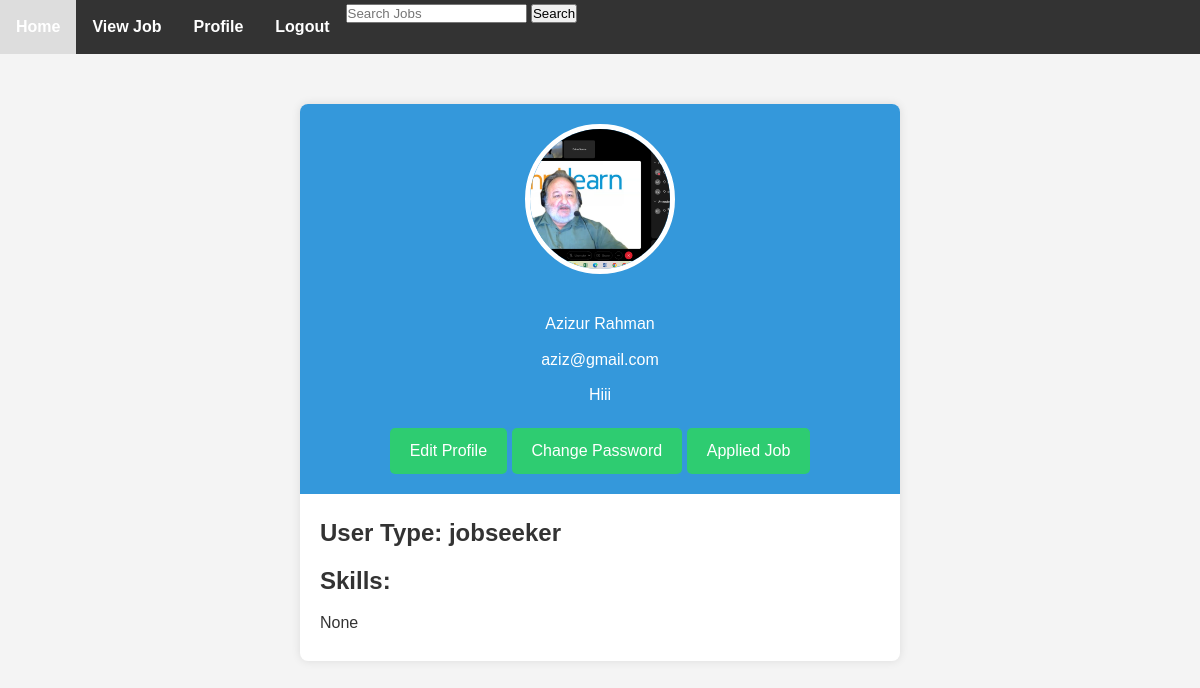
The page /ProfilePage/ (signed in) on the database its author committed.
### myApp/models.py (models this page shows, shortened)
class Custom_User(AbstractUser):
    USER=[
        ('recruiter','Recruiter'),('jobseeker','JobSeeker')
    ]
    display_name=models.CharField(max_length=100)
    email=models.EmailField(unique=True)
    password=models.CharField(max_length=100)
    confirm_password=models.CharField(max_length=100)
    user_type=models.CharField(choices=USER,max_length=120)
    profile_pic=models.ImageField(upload_to="media/profile_pic",null=True)
    about= models.TextField(max_length=10000,null=True)

class JobSeekerProfile(models.Model):
    user = models.OneToOneField(Custom_User,on_delete=models.CASCADE,null=True, related_name='jobseekerprofile')
    skills=models.CharField(max_length=100,null=True)

### myProject/views.py (the view)
# urls.py: path('ProfilePage/',ProfilePage,name='ProfilePage'),
@login_required
def ProfilePage(request):
    user=request.user
    context = {
        'user': user
    }
    return render(request, 'profile.html', context)

### Template/profile.html (shortened to what this page needs)
{% extends "dashboard.html" %}
{% block content %}
{% load static %}
<!DOCTYPE html>
<html lang="en">
<head>
</head>
<body>
    <div class="profile-container">
        <div class="profile-header">
            {% if user.profile_pic %}
                <img class="profile-picture" src="/{{ user.profile_pic}}" alt="Profile Picture">
            {% else %}
            <img class="profile-picture" src="{% static '/static/img/default.png' %}" alt="Default Profile Picture">
            {% endif %}
            <p>{{ request.user.display_name }}</p>
            <p>{{ request.user.email }}</p>
            <p>{{ request.user.about }}</p>
            <a href="{% url 'EditProfilePage' %}" class="edit-profile-button">Edit Profile</a>
            <a href="{% url 'changePasswordPage' %}" class="edit-profile-button">Change Password</a>
            {% if user.user_type == 'recruiter' %}
                <a href="{% url 'Post_or_Applied_Job_Page' %}" class="edit-profile-button">Created Job</a>
            {% elif user.user_type == 'jobseeker' %}
                <a href="{% url 'Applied_Job_By_Applicants_Page' %}" class="edit-profile-button">Applied Job</a>
            {% endif %}
        </div>
        <div class="profile-info">
            <h2>User Type: {{ request.user.user_type }}</h2>
            {% if request.user.jobseekerprofile %}
                <h2>Skills:</h2>
                <ul class="skills-list">
                    <li>{{ request.user.jobseekerprofile.skills }}</li>
                </ul>
            {% endif %}
        </div>
    </div>
</body>
</html>
{% endblock content %}

### Template/dashboard.html (style rules this page uses)
body { font-family: Arial, sans-serif; margin: 0; padding: 0; }
* { margin: 0; padding: 0; box-sizing: border-box; }
body { font-family: Arial, sans-serif; background-color: #f4f4f4; line-height: 1.6; color: #333; }

### Template/profile.html (style rules this page uses)
body { font-family: Arial, sans-serif; background-color: #f4f4f4; margin: 0; padding: 0; }
.profile-container { max-width: 600px; margin: 50px auto; background-color: #fff; border-radius: 8px; box-shadow: 0 0 10px rgba(0, 0, 0, 0.1); overflow: hidden; }
.profile-header { text-align: center; padding: 20px; background-color: #3498db; color: #fff; }
.profile-picture { border-radius: 50%; width: 150px; height: 150px; object-fit: cover; margin-bottom: 20px; border: 5px solid #fff; }
h1, p { margin: 10px 0; }
.edit-profile-button { display: inline-block; padding: 10px 20px; background-color: #2ecc71; color: #fff; text-decoration: none; border-radius: 5px; margin-top: 10px; }
.profile-info { padding: 20px; }
.profile-info h2 { margin-bottom: 10px; }
.skills-list { list-style-type: none; padding: 0; margin: 0; }
.skills-list li { margin-bottom: 5px; }

### rows shown on the page
Custom_User: profile_pic (picture), user.display_name "Azizur Rahman", user.email "aziz@gmail.com", user.about "Hiii", user.user_type "jobseeker", user.jobseekerprofile.skills "None"
